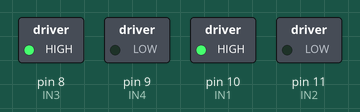
Bench run of a sketch on a simulated Arduino Uno, built with avr-gcc and run on an emulated ATmega328P. Shown: switched loads named in the sketch (green lamp = pin HIGH).

Above: at 0.1 s.
Timing chart, 0 to 1.6 s (numbered marks = the images above):
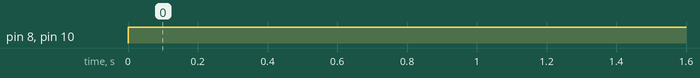

The sketch:

TesteCarrinho.ino
```cpp
/*Pinagem do arduino*/

//motor_A
int IN1 = 10 ;
int IN2 = 11 ;

//motor_B
int IN3 = 8 ;
int IN4 = 9 ;

//Inicializa Pinos
void setup(){
  pinMode(IN1,OUTPUT);
  pinMode(IN2,OUTPUT);
  pinMode(IN3,OUTPUT);
  pinMode(IN4,OUTPUT);
}

void loop(){

  // Liga a rotação dos motores no sentido horário
  digitalWrite(IN1,HIGH);
  digitalWrite(IN2,LOW);

  digitalWrite(IN3,HIGH);
  digitalWrite(IN4,LOW);

}
```

Measured:
- by itself, pin 8 (IN3), pin 10 (IN1): LOW → HIGH at 0.00 s
